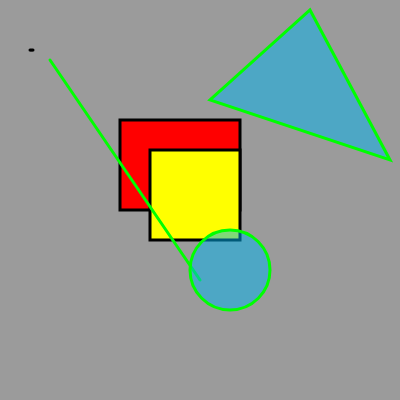
Frame 1 (no input)
Frame 60 (no input): identical to frame 1, image omitted
Frame 120 (the mouse pressed at the canvas centre since frame 60): identical to frame 1, image omitted

The p5.js sketch that drew this single still picture (run headless with seeded random() and noise() and a simulated clock; from frame 60 on, the mouse is pressed at the canvas centre):

// p5.js sketch
// ── sketch.js
function setup(){
	createCanvas(400, 400)
}

function draw(){
	background(155)
	
	strokeWeight(3)
	stroke(0, 0, 0)

	point(30, 50)
	
	point(31, 50)
	
	point(32, 50)
	
	point(33, 50)
	
	fill(255, 0, 0)
	
	// funzione che disegna un segmento
	
	rect(120, 120, 120, 90)
	
	fill(255, 255, 0)
	
	rect(150, 150, 90, 90)
	
	stroke(0, 255, 0)
	
	
	line(50, 60, 200, 280)
	
	fill(0, 180, 240, 128)

	ellipse(230, 270, 80, 80)

	triangle(310, 10, 390, 160, 210, 100)




}
